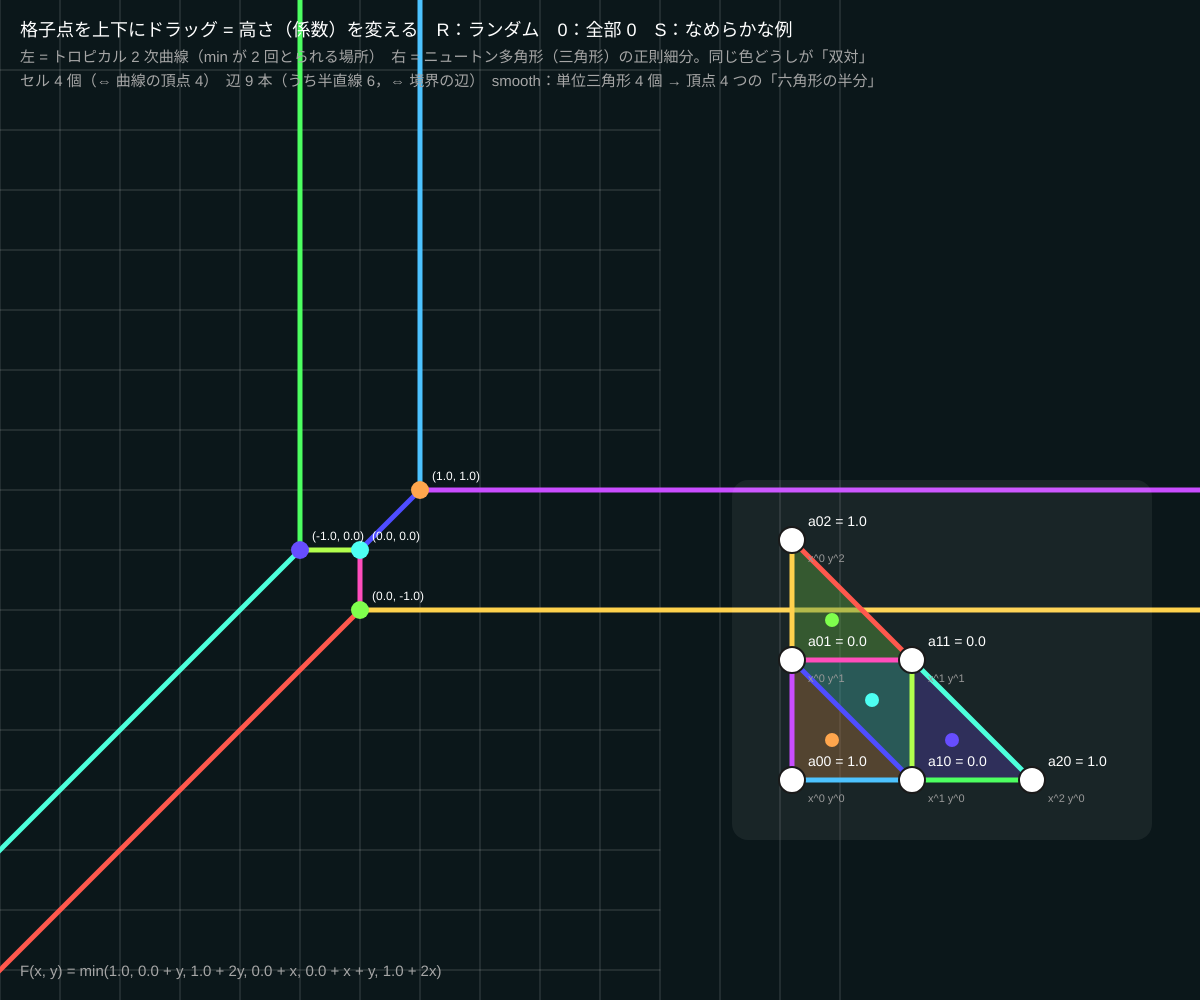
Frame 1 (no input)
Frame 60 (no input): identical to frame 1, image omitted
Frame 120 (the mouse pressed at the canvas centre since frame 60): identical to frame 1, image omitted

The p5.js sketch that drew this single still picture (run headless with seeded random() and noise() and a simulated clock; from frame 60 on, the mouse is pressed at the canvas centre):

// p5.js sketch
// ── sketch.js
// ============================================
// 04 トロピカル 2 次曲線とニュートン多角形の双対性
// F = min(a00, a10 + x, a01 + y, a20 + 2x, a11 + x + y, a02 + 2y)：6 つの係数 = 6 つの格子点の「高さ」
//   高さを 3 次元に持ち上げて下から見た凸包 = ニュートン三角形の「正則細分」
//   細分の 辺 ⇔ 曲線の 辺（垂直）， 三角形 ⇔ 曲線の 頂点， 境界の辺 ⇔ 無限に伸びる半直線（同じ色で対応）
// 右の格子点を上下にドラッグ = 高さを変える / R = ランダム / 0 = 全部 0 / S = なめらかな例
// ============================================

let terms = makeTerms(2);        // ★ 6 つの項 {i, j, a}
let sc = 60;                     // ★ 曲線側：1 単位 = 何 px
let ox, oy, nx, ny, ns;          // 曲線の原点 / ニュートン多角形の原点と間隔
let dragging = -1, dragY = 0, dragA = 0;
let cv;

function setup() {
  createCanvas(windowWidth, windowHeight);
  colorMode(HSB, 360, 100, 100, 100);
  textFont('Helvetica');
  ox = width * 0.3; oy = height * 0.55;
  nx = width * 0.66; ny = height * 0.78; ns = 120;
  setExample();
}
function setExample() { let ex = { '0,0': 1, '1,0': 0, '0,1': 0, '2,0': 1, '1,1': 0, '0,2': 1 }; for (let t of terms) t.a = ex[t.i + ',' + t.j]; }   // ★ 4 つの三角形に割れる例
function toX(x) { return ox + x * sc; }
function toY(y) { return oy - y * sc; }
function latX(i) { return nx + i * ns; }
function latY(j) { return ny - j * ns; }
function cellHue(ci) { return (ci * 73 + 30) % 360; }
function edgeHue(ei) { return (ei * 41 + 200) % 360; }

function draw() {
  background(190, 55, 10);
  cv = tropCurve(terms);

  // ---- 左：曲線 ----
  stroke(0, 0, 100, 20); strokeWeight(1);
  for (let g = -8; g <= 8; g++) { line(toX(g), 0, toX(g), height); line(0, toY(g), width * 0.55, toY(g)); }
  cv.edges.forEach((e, ei) => {
    let A = cv.cells[e.c1];
    stroke(edgeHue(ei), 70, 100); strokeWeight(3 + e.w * 2);
    if (e.c2 >= 0) { let B = cv.cells[e.c2]; line(toX(A.x), toY(A.y), toX(B.x), toY(B.y)); }
    else line(toX(A.x), toY(A.y), toX(A.x + e.dx * 100), toY(A.y + e.dy * 100));
  });
  cv.cells.forEach((c, ci) => {
    noStroke(); fill(cellHue(ci), 70, 100); circle(toX(c.x), toY(c.y), 18);
    fill(0, 0, 100); textSize(12); text('(' + nf(c.x, 1, 1) + ', ' + nf(c.y, 1, 1) + ')', toX(c.x) + 12, toY(c.y) - 10);
  });

  // ---- 右：ニュートン多角形と正則細分 ----
  noStroke(); fill(0, 0, 100, 6); rect(nx - 60, ny - 2 * ns - 60, 2 * ns + 180, 2 * ns + 120, 16);
  cv.cells.forEach((c, ci) => {           // セル（三角形など）を塗る
    fill(cellHue(ci), 60, 60, 45); noStroke();
    beginShape(); for (let id of c.ids) vertex(latX(terms[id].i), latY(terms[id].j)); endShape(CLOSE);
    let mi = 0, mj = 0; for (let id of c.ids) { mi += terms[id].i / c.ids.length; mj += terms[id].j / c.ids.length; }
    fill(cellHue(ci), 70, 100); circle(latX(mi), latY(mj), 14);
  });
  cv.edges.forEach((e, ei) => {           // 細分の辺（曲線の辺と同じ色）
    stroke(edgeHue(ei), 70, 100); strokeWeight(3 + e.w * 2);
    line(latX(terms[e.p].i), latY(terms[e.p].j), latX(terms[e.q].i), latY(terms[e.q].j));
  });
  terms.forEach((t, k) => {                // 格子点と高さ
    stroke(0, 0, 10); strokeWeight(2); fill(dragging === k ? 55 : 0, dragging === k ? 90 : 0, 100);
    circle(latX(t.i), latY(t.j), 26);
    noStroke(); fill(0, 0, 100); textSize(14);
    text('a' + t.i + t.j + ' = ' + nf(t.a, 1, 1), latX(t.i) + 16, latY(t.j) - 14);
    fill(0, 0, 60); textSize(11); text('x^' + t.i + ' y^' + t.j, latX(t.i) + 16, latY(t.j) + 22);
  });

  // ---- テキスト ----
  noStroke(); fill(0, 0, 100); textSize(18);
  text('格子点を上下にドラッグ = 高さ（係数）を変える　R：ランダム　0：全部 0　S：なめらかな例', 20, 36);
  fill(0, 0, 65); textSize(15);
  text('左 = トロピカル 2 次曲線（min が 2 回とられる場所）　右 = ニュートン多角形（三角形）の正則細分。同じ色どうしが「双対」', 20, 62);
  let tri = cv.cells.filter((c) => c.ids.length === 3).length;
  text('セル ' + cv.cells.length + ' 個（⇔ 曲線の頂点 ' + cv.cells.length + '）　辺 ' + cv.edges.length + ' 本（うち半直線 ' + cv.edges.filter((e) => e.c2 < 0).length + '，⇔ 境界の辺）　' + (tri === cv.cells.length && cv.cells.length === 4 ? 'smooth：単位三角形 4 個 → 頂点 4 つの「六角形の半分」' : cv.cells.length === 1 ? '細分なし：曲線は 1 点から 6 本（重み付き）' : '一部のセルが大きい → 頂点が少ない（非 smooth）'), 20, 86);
  text('F(x, y) = min(' + terms.map((t) => nf(t.a, 1, 1) + (t.i ? ' + ' + (t.i > 1 ? t.i : '') + 'x' : '') + (t.j ? ' + ' + (t.j > 1 ? t.j : '') + 'y' : '')).join(', ') + ')', 20, height - 24);
}

function mousePressed() {
  dragging = -1;
  terms.forEach((t, k) => { if (dist(mouseX, mouseY, latX(t.i), latY(t.j)) < 20) { dragging = k; dragY = mouseY; dragA = t.a; } });
}
function mouseDragged() { if (dragging >= 0) terms[dragging].a = constrain(dragA + (dragY - mouseY) * 0.02, -6, 6); }
function mouseReleased() { dragging = -1; }
function keyPressed() {
  if (key === 'r' || key === 'R') for (let t of terms) t.a = Math.round(random(-3, 3) * 2) / 2;
  if (key === '0') for (let t of terms) t.a = 0;
  if (key === 's' || key === 'S') setExample();
}

// ---------- やってみよう ----------
// 1. 全部 0 にしてから a11（真ん中）だけ下げる／上げる。細分と曲線はどう変わる？
// 2. 曲線の辺は、対応する細分の辺と必ず垂直。色を見て確かめよう
// 3. 角の点 a20 をうんと上げると、x^2 の項は「どこでも最小にならない」。曲線の半直線は何本になる？
// 4. 06 のように次数 3 にすると（makeTerms(3)）、真ん中の点が「サイクル」をつくる


// ==================================================
// ここから下は「トロピカル曲線の道具」（コピーするときは一番下まで）
//   terms = [{ i, j, a }] … 単項 a ⊗ x^i ⊗ y^j（a = 係数 = 格子点 (i, j) の高さ）
//   F(x, y) = min (a + i x + j y)。tropCurve(terms) は曲線を「頂点と辺」で返す
//     cells[c] = { ids: [項番号…], x, y } … 細分のセル（高さの下側凸包の面）⇔ 曲線の頂点 (x, y)
//     edges[e] = { p, q, w, c1, c2, dx, dy } … 細分の辺 (項 p–q) ⇔ 曲線の辺。w = 格子長 = 重み
//       c2 >= 0 なら頂点 c1 → c2 の線分。c2 < 0 なら頂点 c1 から方向 (dx, dy) の半直線
// ==================================================
function tropCurve(terms) {
  let n = terms.length, cells = [], seen = {}, EPS = 1e-7;
  for (let p = 0; p < n; p++) for (let q = p + 1; q < n; q++) for (let r = q + 1; r < n; r++) {
    let P = terms[p], Q = terms[q], R = terms[r];
    let det = (Q.i - P.i) * (R.j - P.j) - (Q.j - P.j) * (R.i - P.i);
    if (Math.abs(det) < 1e-9) continue;
    // 3 点を通る平面 z = al + be*i + ga*j。すべての点がその上側なら「下側凸包の面」
    let be = ((Q.a - P.a) * (R.j - P.j) - (Q.j - P.j) * (R.a - P.a)) / det;
    let ga = ((Q.i - P.i) * (R.a - P.a) - (R.i - P.i) * (Q.a - P.a)) / det;
    let al = P.a - be * P.i - ga * P.j;
    let ids = [], ok = true;
    for (let k = 0; k < n && ok; k++) {
      let dd = terms[k].a - (al + be * terms[k].i + ga * terms[k].j);
      if (dd < -EPS) ok = false; else if (dd < EPS) ids.push(k);
    }
    if (!ok) continue;
    let key = ids.join(',');
    if (seen[key]) continue;
    seen[key] = true;
    let hull = hull2d(ids, terms);
    if (hull.length >= 3) cells.push({ ids: hull, x: -be, y: -ga });   // 面の傾き → 曲線の頂点
  }
  let edges = [], emap = {}, ci0 = 0, cj0 = 0;
  for (let t of terms) { ci0 += t.i / n; cj0 += t.j / n; }
  cells.forEach((c, ci) => {
    for (let k = 0; k < c.ids.length; k++) {
      let p = c.ids[k], q = c.ids[(k + 1) % c.ids.length];
      let key = Math.min(p, q) + '-' + Math.max(p, q);
      if (emap[key] !== undefined) edges[emap[key]].c2 = ci;
      else { emap[key] = edges.length; edges.push({ p, q, c1: ci, c2: -1 }); }
    }
  });
  for (let e of edges) {
    let P = terms[e.p], Q = terms[e.q];
    let di = Q.i - P.i, dj = Q.j - P.j, g = gcdInt(Math.abs(di), Math.abs(dj));
    e.w = g;
    let ux = dj / g, uy = -di / g, A = cells[e.c1], s;   // 細分の辺に垂直な原始ベクトル
    if (e.c2 >= 0) { let B = cells[e.c2]; s = ux * (B.x - A.x) + uy * (B.y - A.y); }
    else s = ux * (ci0 - P.i) + uy * (cj0 - P.j);        // 半直線はニュートン多角形の内向き（min 流儀）
    if (s < 0) { ux = -ux; uy = -uy; }
    e.dx = ux; e.dy = uy;
  }
  return { cells, edges };
}
function gcdInt(a, b) { while (b) { [a, b] = [b, a % b]; } return a || 1; }
// 格子点の集合の凸包（反時計回り。一直線上の点は除く）
function hull2d(ids, terms) {
  let pts = ids.slice().sort((u, v) => terms[u].i - terms[v].i || terms[u].j - terms[v].j);
  if (pts.length < 3) return pts;
  let turn = (o, a, b) => (terms[a].i - terms[o].i) * (terms[b].j - terms[o].j) - (terms[a].j - terms[o].j) * (terms[b].i - terms[o].i);
  let lo = [], up = [];
  for (let p of pts) { while (lo.length >= 2 && turn(lo[lo.length - 2], lo[lo.length - 1], p) <= 0) lo.pop(); lo.push(p); }
  for (let k = pts.length - 1; k >= 0; k--) { let p = pts[k]; while (up.length >= 2 && turn(up[up.length - 2], up[up.length - 1], p) <= 0) up.pop(); up.push(p); }
  lo.pop(); up.pop();
  return lo.concat(up);
}
// 項 k が最小になる領域（曲線の頂点を結んだ多角形）。無限に伸びる領域は far だけ先で切る
function regionPoly(cv, k, terms, far) {
  let cs = [];
  cv.cells.forEach((c, ci) => { if (c.ids.includes(k)) cs.push(ci); });
  if (cs.length === 0) return null;
  let T = terms[k];
  let ang = (ci) => { let c = cv.cells[ci], mi = 0, mj = 0; for (let id of c.ids) { mi += terms[id].i / c.ids.length; mj += terms[id].j / c.ids.length; } return Math.atan2(mj - T.j, mi - T.i); };
  cs.sort((u, v) => ang(u) - ang(v));
  let rays = cv.edges.filter((e) => e.c2 < 0 && (e.p === k || e.q === k)), poly = [];
  if (rays.length < 2) { for (let ci of cs) poly.push({ x: cv.cells[ci].x, y: cv.cells[ci].y }); return poly; }
  let best = -1, bi = 0;   // 境界の点：いちばん大きい角度のすき間のあとから始める
  for (let m = 0; m < cs.length; m++) { let g = ang(cs[(m + 1) % cs.length]) - ang(cs[m]); if (m === cs.length - 1) g += Math.PI * 2; if (g > best) { best = g; bi = (m + 1) % cs.length; } }
  cs = cs.slice(bi).concat(cs.slice(0, bi));
  let first = cs[0], last = cs[cs.length - 1];
  let rA = rays.find((e) => e.c1 === first) || rays[0];
  let rB = rays.find((e) => e !== rA && e.c1 === last) || rays.find((e) => e !== rA) || rA;
  let A = cv.cells[rA.c1], B = cv.cells[rB.c1];
  poly.push({ x: A.x + rA.dx * far, y: A.y + rA.dy * far });
  for (let ci of cs) poly.push({ x: cv.cells[ci].x, y: cv.cells[ci].y });
  poly.push({ x: B.x + rB.dx * far, y: B.y + rB.dy * far });
  return poly;
}
// 次数 d のすべての項 (i + j <= d) を高さ 0 でつくる
function makeTerms(d) { let ts = []; for (let i = 0; i <= d; i++) for (let j = 0; i + j <= d; j++) ts.push({ i, j, a: 0 }); return ts; }
